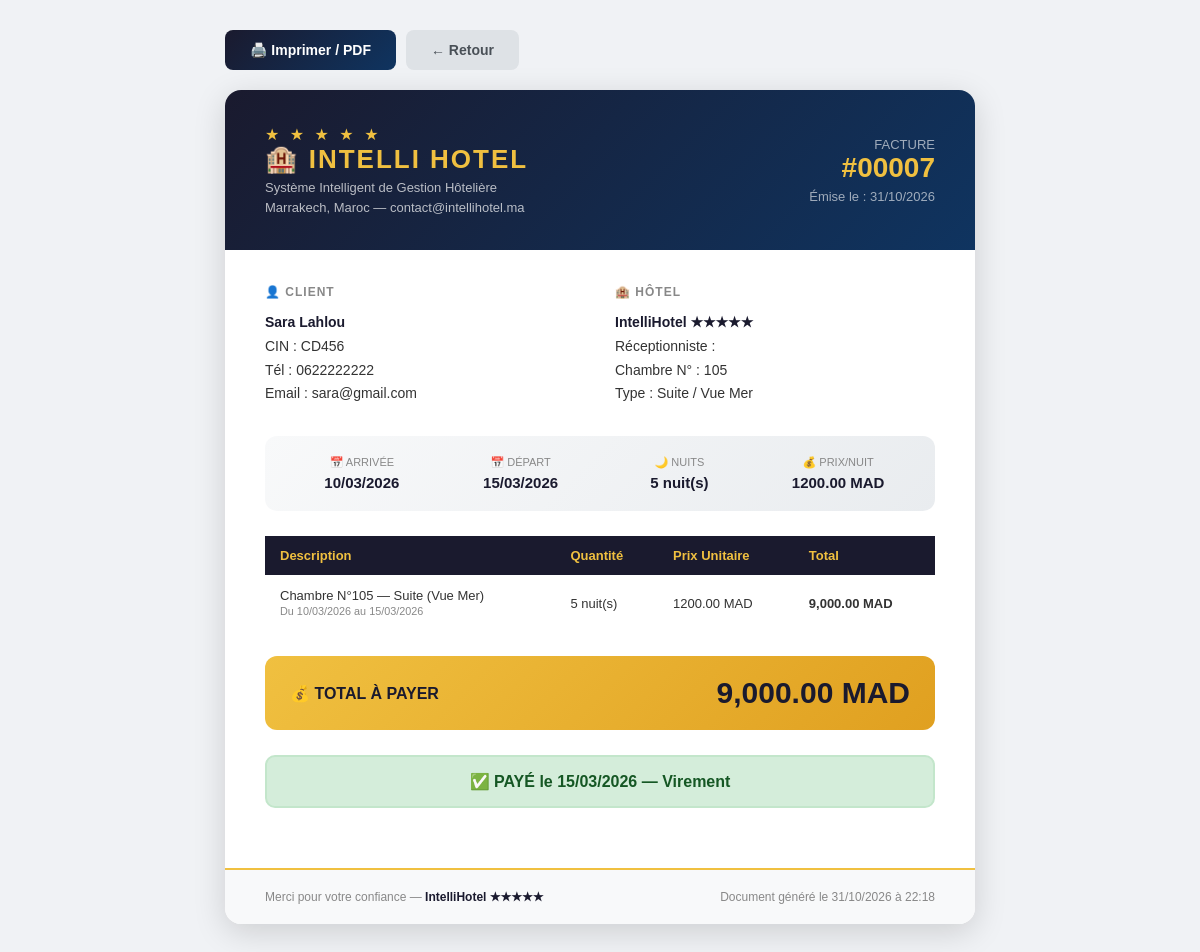
The page /modules/paiements/facture.php?id=7 (signed in) on the database its author committed.
### tables this page shows
CREATE TABLE `clients` (
  `id` int(11) NOT NULL,
  `nom` varchar(100) DEFAULT NULL,
  `cin` varchar(20) DEFAULT NULL,
  `telephone` varchar(20) DEFAULT NULL,
  `email` varchar(100) DEFAULT NULL
);

CREATE TABLE `chambres` (
  `id` int(11) NOT NULL,
  `numero` int(11) DEFAULT NULL,
  `type` enum('Single','Double','Suite') DEFAULT NULL,
  `vue` enum('Mer','Jardin','Piscine','Ville') DEFAULT NULL,
  `prix_base` decimal(10,2) DEFAULT NULL,
  `etat` enum('vide','reservee','occupee') DEFAULT 'vide'
);

CREATE TABLE `reservations` (
  `id` int(11) NOT NULL,
  `client_id` int(11) DEFAULT NULL,
  `chambre_id` int(11) DEFAULT NULL,
  `receptionniste_id` int(11) DEFAULT NULL,
  `date_debut` date DEFAULT NULL,
  `date_fin` date DEFAULT NULL,
  `statut` enum('en_attente','confirmee','checkin','checkout','annulee') DEFAULT 'confirmee',
  `prix_total` decimal(10,2) DEFAULT NULL
);

CREATE TABLE `paiements` (
  `id` int(11) NOT NULL,
  `reservation_id` int(11) DEFAULT NULL,
  `montant` decimal(10,2) DEFAULT NULL,
  `methode` enum('Especes','Carte bancaire','Virement') DEFAULT NULL,
  `statut` enum('en_attente','paye','retard') DEFAULT 'en_attente',
  `date_paiement` date DEFAULT NULL
);

### modules/paiements/facture.php (the view, shortened to what this page needs)
<?php
require_once '../../config/database.php';
$res_id = (int)$_GET['id'];
$data = $conn->query("
    SELECT r.*,
           c.nom as client_nom, c.cin, c.telephone, c.email,
           ch.numero as chambre_num, ch.type, ch.vue, ch.prix_base,
           p.montant, p.methode, p.statut as paiement_statut, p.date_paiement,
           u.nom as receptionniste
    FROM reservations r
    JOIN clients c ON r.client_id = c.id
    JOIN chambres ch ON r.chambre_id = ch.id
    LEFT JOIN paiements p ON p.reservation_id = r.id
    LEFT JOIN utilisateurs u ON r.receptionniste_id = u.id
    WHERE r.id = $res_id
")->fetch_assoc();
$nuits = (strtotime($data['date_fin']) - strtotime($data['date_debut'])) / 86400;
?>
<!DOCTYPE html>
<html lang="fr">
<head>
</head>
<body>
<div class="print-bar">
    <button class="btn-print" onclick="window.print()">🖨️ Imprimer / PDF</button>
    <a href="index.php" class="btn-back">← Retour</a>
</div>
<div class="facture">
    <div class="facture-header">
        <div class="hotel-info">
            <div class="stars">★ ★ ★ ★ ★</div>
            <h1>🏨 INTELLI HOTEL</h1>
            <p>Système Intelligent de Gestion Hôtelière</p>
            <p>Marrakech, Maroc — contact@intellihotel.ma</p>
        </div>
        <div class="facture-num">
            <div style="color:rgba(255,255,255,0.6);font-size:13px;">FACTURE</div>
            <div class="num">#<?= str_pad($res_id, 5, '0', STR_PAD_LEFT) ?></div>
            <div class="date">Émise le : <?= date('d/m/Y') ?></div>
        </div>
    </div>
    <div class="facture-body">
        <div class="parties">
            <div class="partie">
                <h3>👤 Client</h3>
                <p>
                    <strong><?= $data['client_nom'] ?></strong><br>
                    CIN : <?= $data['cin'] ?><br>
                    Tél : <?= $data['telephone'] ?><br>
                    Email : <?= $data['email'] ?: '—' ?>
                </p>
            </div>
            <div class="partie">
                <h3>🏨 Hôtel</h3>
                <p>
                    <strong>IntelliHotel ★★★★★</strong><br>
                    Réceptionniste : <?= $data['receptionniste'] ?><br>
                    Chambre N° : <?= $data['chambre_num'] ?><br>
                    Type : <?= $data['type'] ?> / Vue <?= $data['vue'] ?>
                </p>
            </div>
        </div>
        <div class="sejour-box">
            <div class="sejour-item">
                <div class="label">📅 Arrivée</div>
                <div class="value"><?= date('d/m/Y', strtotime($data['date_debut'])) ?></div>
            </div>
            <div class="sejour-item">
                <div class="label">📅 Départ</div>
                <div class="value"><?= date('d/m/Y', strtotime($data['date_fin'])) ?></div>
            </div>
            <div class="sejour-item">
                <div class="label">🌙 Nuits</div>
                <div class="value"><?= $nuits ?> nuit(s)</div>
            </div>
            <div class="sejour-item">
                <div class="label">💰 Prix/Nuit</div>
                <div class="value"><?= $data['prix_base'] ?> MAD</div>
            </div>
        </div>
        <table class="facture-table">
            <thead>
                <tr>
                    <th>Description</th>
                    <th>Quantité</th>
                    <th>Prix Unitaire</th>
                    <th>Total</th>
                </tr>
            </thead>
            <tbody>
                <tr>
                    <td>
                        Chambre N°<?= $data['chambre_num'] ?> — <?= $data['type'] ?> (Vue <?= $data['vue'] ?>)<br>
                        <small style="color:#888">Du <?= date('d/m/Y', strtotime($data['date_debut'])) ?> au <?= date('d/m/Y', strtotime($data['date_fin'])) ?></small>
                    </td>
                    <td><?= $nuits ?> nuit(s)</td>
                    <td><?= $data['prix_base'] ?> MAD</td>
                    <td><strong><?= number_format($data['montant'], 2) ?> MAD</strong></td>
                </tr>
            </tbody>
        </table>
        <div class="total-box">
            <div class="label">💰 TOTAL À PAYER</div>
            <div class="montant"><?= number_format($data['montant'], 2) ?> MAD</div>
        </div>
        <div class="statut-paiement <?= $data['paiement_statut'] === 'paye' ? 'statut-paye' : 'statut-attente' ?>">
            <?php if($data['paiement_statut'] === 'paye'): ?>
                ✅ PAYÉ le <?= date('d/m/Y', strtotime($data['date_paiement'])) ?> — <?= $data['methode'] ?>
            <?php else: ?>
                ⏳ EN ATTENTE DE PAIEMENT
            <?php endif; ?>
        </div>
    </div>
    <div class="facture-footer">
        <p>Merci pour votre confiance — <strong>IntelliHotel ★★★★★</strong></p>
        <p>Document généré le <?= date('d/m/Y à H:i') ?></p>
    </div>
</div>
</body>
</html>

### modules/paiements/facture.php (style rules this page uses)
* { margin:0; padding:0; box-sizing:border-box; }
body { font-family: Arial; background:#f0f2f5; padding:30px; }
.facture { max-width: 750px; margin: 0 auto; background: white; border-radius: 16px; overflow: hidden; box-shadow: 0 8px 32px rgba(0,0,0,0.15); }
.facture-header { background: linear-gradient(135deg, #1a1a2e, #0f3460); color: white; padding: 35px 40px; display: flex; justify-content: space-between; align-items: center; }
.hotel-info h1 { font-size: 26px; color: #f0c040; letter-spacing: 2px; }
.hotel-info p { color: rgba(255,255,255,0.7); font-size: 13px; margin-top: 5px; }
.stars { color: #f0c040; font-size: 16px; letter-spacing: 3px; }
.facture-num { text-align: right; }
.facture-num .num { font-size: 28px; font-weight: bold; color: #f0c040; }
.facture-num .date { color: rgba(255,255,255,0.6); font-size: 13px; margin-top: 5px; }
.facture-body { padding: 35px 40px; }
.parties { display: grid; grid-template-columns: 1fr 1fr; gap: 30px; margin-bottom: 30px; }
.partie h3 { font-size: 12px; text-transform: uppercase; color: #888; letter-spacing: 1px; margin-bottom: 12px; }
.partie p { font-size: 14px; color: #333; line-height: 1.7; }
.partie strong { color: #1a1a2e; }
.sejour-box { background: linear-gradient(135deg, #f8f9fa, #e9ecef); border-radius: 12px; padding: 20px 25px; margin-bottom: 25px; display: grid; grid-template-columns: repeat(4, 1fr); gap: 15px; text-align: center; }
.sejour-item .label { font-size: 11px; color: #888; text-transform: uppercase; margin-bottom: 5px; }
.sejour-item .value { font-size: 15px; font-weight: bold; color: #1a1a2e; }
.facture-table { width: 100%; border-collapse: collapse; margin-bottom: 25px; }
.facture-table th { background: #1a1a2e; color: #f0c040; padding: 12px 15px; text-align: left; font-size: 13px; }
.facture-table td { padding: 13px 15px; font-size: 13px; color: #333; border-bottom: 1px solid #f0f0f0; }
.facture-table tr:last-child td { border-bottom: none; }
.total-box { background: linear-gradient(135deg, #f0c040, #e0a020); border-radius: 12px; padding: 20px 25px; display: flex; justify-content: space-between; align-items: center; margin-bottom: 25px; }
.total-box .label { font-size: 16px; font-weight: bold; color: #1a1a2e; }
.total-box .montant { font-size: 30px; font-weight: bold; color: #1a1a2e; }
.statut-paiement { text-align: center; padding: 15px; border-radius: 10px; margin-bottom: 25px; font-weight: bold; font-size: 16px; }
.statut-paye { background: #d4edda; color: #155724; border: 2px solid #c3e6cb; }
.facture-footer { background: #f8f9fa; padding: 20px 40px; display: flex; justify-content: space-between; align-items: center; border-top: 2px solid #f0c040; }
.facture-footer p { font-size: 12px; color: #888; }
.facture-footer strong { color: #1a1a2e; }
.print-bar { max-width: 750px; margin: 0 auto 20px; display: flex; gap: 10px; }
.btn-print { background: linear-gradient(135deg, #1a1a2e, #0f3460); color: white; padding: 12px 25px; border-radius: 8px; border: none; font-size: 14px; cursor: pointer; font-weight: bold; }
.btn-back { background: #dee2e6; color: #495057; padding: 12px 25px; border-radius: 8px; text-decoration: none; font-size: 14px; font-weight: bold; }

### rows shown on the page
clients: nom "Sara Lahlou", cin "CD456", telephone "0622222222", email "sara@gmail.com"
chambres: numero "105", type "Suite", vue "Mer", prix_base "1200.00"
reservations: date_debut "10/03/2026", date_fin "15/03/2026", nuits "5"
paiements: montant "9,000.00", date_paiement "15/03/2026", methode "Virement"

### other values the page prints
str_pad($res_id, 5, '0', STR_PAD_LEFT) "00007"
